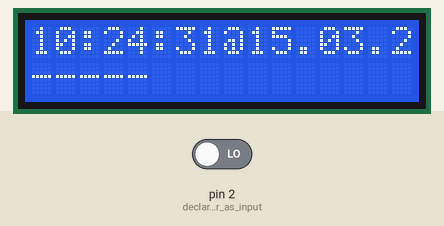
Recording of a sketch running on a simulated Arduino Uno, built with avr-gcc and run on an emulated ATmega328P. On the bench: 16×2 character LCD. The test bench sets the inputs (shaded band); at power-on: pin 2 (declare_sensor_as_input) LOW. The local clock reads 2024-03-15 10:24:30 at power-on unless the sketch sets it.

Above: at 1.2 s.
1.3 s: pin 2 (declare_sensor_as_input) driven HIGH
At 2.9 s:
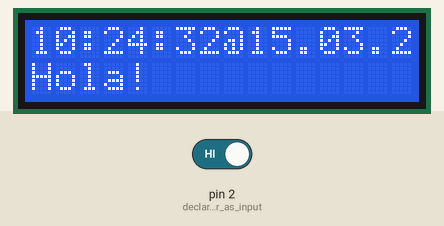
5.4 s: pin 2 (declare_sensor_as_input) driven LOW
At 7.0 s:
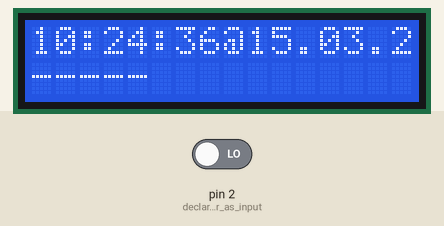
8.7 s: pin 2 (declare_sensor_as_input) driven HIGH
At 10.1 s:
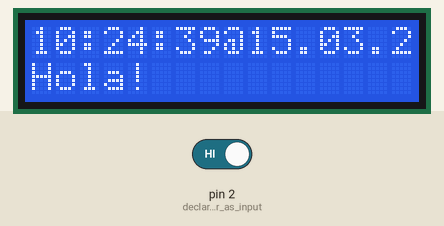
Timing chart, 0 to 11.7 s (numbered marks = the images above; inputs shaded):
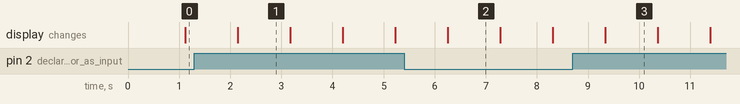

The sketch:

prova_rtc.ino
```cpp
#include <DS3231.h>
#include <LiquidCrystal_I2C.h>

LiquidCrystal_I2C lcd(0x27, 2, 1, 0, 4, 5, 6, 7, 3, POSITIVE);  // Set the LCD I2C address
DS3231  rtc(SDA, SCL);
int pirState = LOW;             // we start, assuming no motion detected
int val = 0;                    // variable for reading the pin status

void setup() {
  lcd.begin(16, 2);
 rtc.begin(); // Initialize the rtc object
  pinMode(2, INPUT);     // declare sensor as input


  // The following lines can be uncommented to set the date and time
  //rtc.setDOW(TUESDAY);     // Set Day-of-Week to SUNDAY
  //rtc.setTime(20,59, 10);     // Set the time to 12:00:00 (24hr format)
  //rtc.setDate(24, 4, 2018);   // Set the date to January 1st, 2014
}

void loop() {

 lcd.setCursor(0,0);
 lcd.print(rtc.getTimeStr());
 lcd.print("@");
 lcd.print(rtc.getDateStr());

  val = digitalRead(2);  // read input value
  if (val == HIGH) {            // check if the input is HIGH
     lcd.setCursor(0,1);
     lcd.print("Hola!");
     if (pirState == LOW) {
      pirState = HIGH;
    }
  } else {
     lcd.setCursor(0,1);
     lcd.print("-----");
    if (pirState == HIGH){
      pirState = LOW;
    }
  }

 delay(1000);

}
```

Measured:
- after the input at 1.3 s, the display: changes after 0.85 s (image 1)
- after the input at 5.4 s, the display: changes after 0.85 s (image 2)
- after the input at 8.7 s, the display: changes after 0.64 s (image 3)
- what the display in image 1 shows lasts 1.1 s, from 2.1 s to 3.2 s
